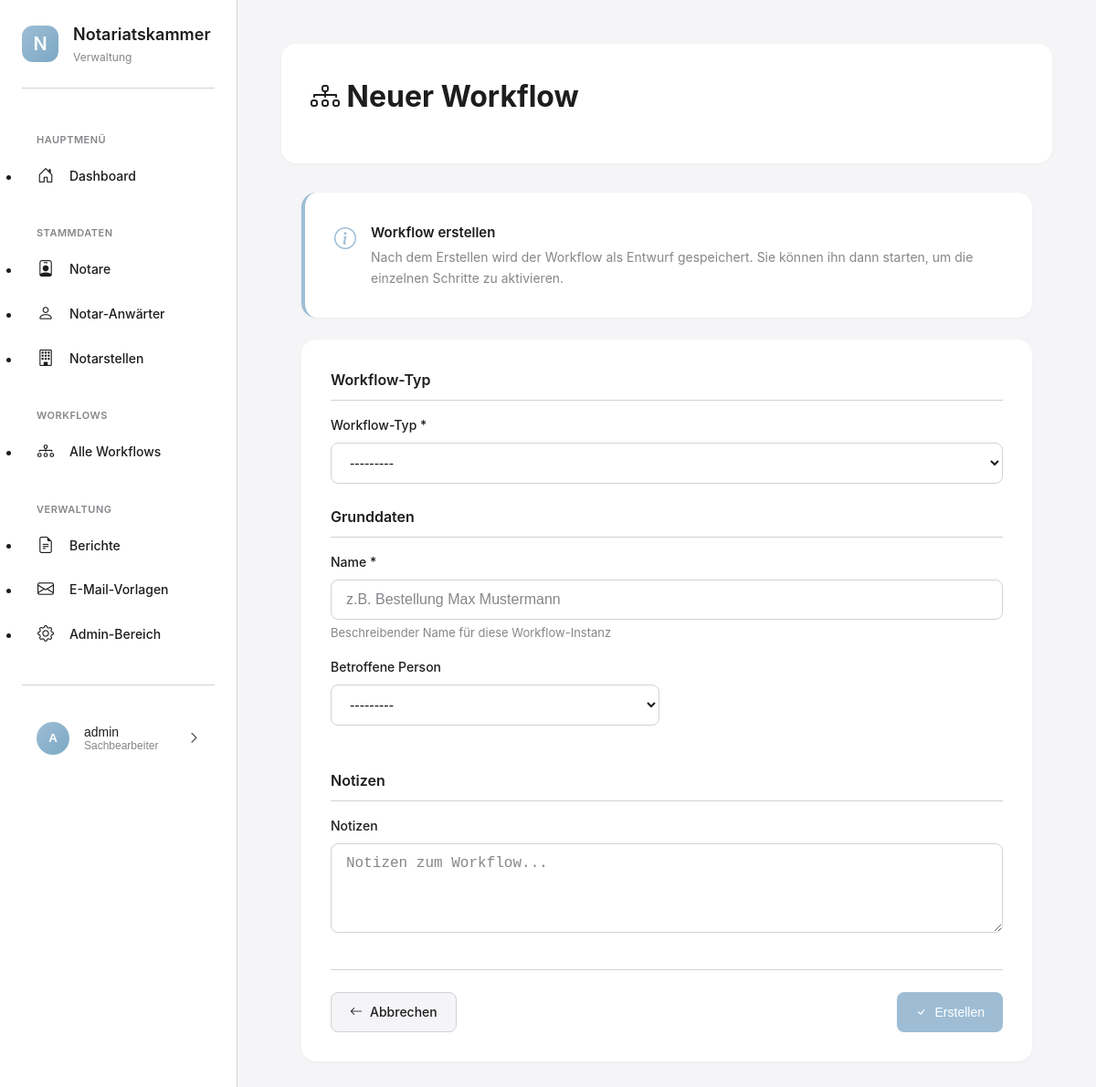
Page /workflows/neu/ (signed in) on the committed database.
### apps/benutzer/models.py (models this page shows, shortened)
class KammerBenutzer(AbstractUser):
    ROLLEN = [
        ('admin', 'Administrator'),
        ('sachbearbeiter', 'Sachbearbeiter'),
        ('leitung', 'Leitung'),
    ]
    rolle = models.CharField(
        max_length=20,
        choices=ROLLEN,
        default='sachbearbeiter',
        verbose_name='Rolle'
    )
    abteilung = models.CharField(
        max_length=100,
        blank=True,
        verbose_name='Abteilung',
        help_text='z.B. "Zulassungen", "Aufsicht", "Allgemein"'
    )
    telefon = models.CharField(
        max_length=50,
        blank=True,
        verbose_name='Telefon'
    )
    class Meta:
        verbose_name = 'Kammermitarbeiter'
        verbose_name_plural = 'Kammermitarbeiter'
        ordering = ['last_name', 'first_name']

### apps/workflows/views.py (the view)
# urls.py: path('workflows/neu/', views.workflow_erstellen_view, name='workflow_erstellen'),
@login_required
def workflow_erstellen_view(request):
    if request.method == 'POST':
        form = WorkflowInstanzForm(request.POST)
        if form.is_valid():
            workflow = form.save(commit=False)
            workflow.erstellt_von = request.user
            workflow.status = 'entwurf'
            workflow.save()
            messages.success(
                request,
                f'Workflow "{workflow.name}" wurde erfolgreich erstellt.'
            )
            return redirect('workflow_detail', workflow_id=workflow.id)
    else:
        form = WorkflowInstanzForm()
    context = {
        'form': form,
        'title': 'Neuer Workflow',
        'submit_text': 'Erstellen',
    }
    return render(request, 'workflows/workflow_form.html', context)

### apps/workflows/forms.py
class WorkflowInstanzForm(forms.ModelForm):
    class Meta:
        model = WorkflowInstanz
        fields = [
            'workflow_typ',
            'name',
            'betroffene_person',
            'notizen',
        ]
        widgets = {
            'workflow_typ': forms.Select(attrs={'class': 'form-control'}),
            'name': forms.TextInput(attrs={
                'class': 'form-control',
                'placeholder': 'z.B. Bestellung Max Mustermann'
            }),
            'betroffene_person': forms.Select(attrs={'class': 'form-control'}),
            'notizen': forms.Textarea(attrs={
                'class': 'form-control',
                'rows': 4,
                'placeholder': 'Notizen zum Workflow...'
            }),
        }
    def __init__(self, *args, **kwargs):
        super().__init__(*args, **kwargs)
        self.fields['workflow_typ'].queryset = WorkflowTyp.objects.filter(ist_aktiv=True)
        self.fields['betroffene_person'].queryset = NotarAnwaerter.objects.filter(ist_aktiv=True)
        self.fields['betroffene_person'].required = False

### apps/personen/models.py (called while the page is built)
    def get_voller_name(self):
        teile = [self.titel, self.vorname, self.nachname]
        return ' '.join(filter(None, teile))

    def __str__(self):
        return f"{self.get_voller_name()} (Anwärter {self.anwaerter_id})"

### apps/workflows/models.py (called while the page is built)
    def __str__(self):
        return self.name

### templates/workflows/workflow_form.html (shortened to what this page needs)
{% extends 'base_modern.html' %}
{% load static %}
{% block content %}
<div class="page-header">
    <div class="page-header-top">
        <div>
            <h1 class="page-title">
                <i class="bi bi-diagram-3"></i> {{ title }}
            </h1>
        </div>
    </div>
</div>
<div style="max-width: 800px; margin: 0 auto;">
    <div class="card" style="margin-bottom: var(--spacing-lg); border-left: 4px solid var(--secondary-blue);">
        <div class="card-body">
            <div style="display: flex; align-items: start; gap: var(--spacing-md);">
                <div style="color: var(--secondary-blue); font-size: 24px;">
                    <i class="bi bi-info-circle"></i>
                </div>
                <div>
                    <div style="font-weight: 600; font-size: 15px; margin-bottom: 4px;">Workflow erstellen</div>
                    <div style="font-size: 14px; color: var(--text-secondary); line-height: 1.6;">
                        Nach dem Erstellen wird der Workflow als Entwurf gespeichert. Sie können ihn dann starten,
                        um die einzelnen Schritte zu aktivieren.
                    </div>
                </div>
            </div>
        </div>
    </div>
    <div class="card">
        <div class="card-body">
            <form method="post">
                <h3 style="font-size: 16px; font-weight: 600; margin-bottom: var(--spacing-md); color: var(--text-primary); border-bottom: 1px solid var(--border-color); padding-bottom: var(--spacing-sm);">
                    Workflow-Typ
                </h3>
                <div class="form-group" style="margin-bottom: var(--spacing-lg);">
                    <label class="form-label">{{ form.workflow_typ.label }} *</label>
                    {{ form.workflow_typ }}
                </div>
                <h3 style="font-size: 16px; font-weight: 600; margin-bottom: var(--spacing-md); color: var(--text-primary); border-bottom: 1px solid var(--border-color); padding-bottom: var(--spacing-sm);">
                    Grunddaten
                </h3>
                <div class="form-group" style="margin-bottom: var(--spacing-md);">
                    <label class="form-label">{{ form.name.label }} *</label>
                    {{ form.name }}
                    {% if form.name.help_text %}
                    <small style="display: block; margin-top: 4px; font-size: 13px; color: var(--text-secondary);">
                        {{ form.name.help_text }}
                    </small>
                    {% endif %}
                </div>
                <div style="display: grid; grid-template-columns: 1fr 1fr; gap: var(--spacing-md); margin-bottom: var(--spacing-lg);">
                    <div class="form-group">
                        <label class="form-label">{{ form.betroffene_person.label }}</label>
                        {{ form.betroffene_person }}
                    </div>
                    <div class="form-group">
                    </div>
                </div>
                <h3 style="font-size: 16px; font-weight: 600; margin-bottom: var(--spacing-md); color: var(--text-primary); border-bottom: 1px solid var(--border-color); padding-bottom: var(--spacing-sm);">
                    Notizen
                </h3>
                <div class="form-group" style="margin-bottom: var(--spacing-lg);">
                    <label class="form-label">{{ form.notizen.label }}</label>
                    {{ form.notizen }}
                </div>
                <div style="display: flex; justify-content: space-between; gap: var(--spacing-md); margin-top: var(--spacing-xl); padding-top: var(--spacing-lg); border-top: 1px solid var(--border-color);">
                    <a href="{% url 'workflow_liste' %}" class="btn btn-secondary">
                        <i class="bi bi-arrow-left"></i> Abbrechen
                    </a>
                    <button type="submit" class="btn btn-primary">
                        <i class="bi bi-check"></i> {{ submit_text }}
                    </button>
                </div>
            </form>
        </div>
    </div>
</div>
{% endblock %}

### templates/base_modern.html (shortened to what this page needs)
{% load static %}
<!DOCTYPE html>
<html lang="de">
<head>
    <link rel="stylesheet" href="https://cdn.jsdelivr.net/npm/bootstrap-icons@1.11.3/font/bootstrap-icons.min.css">
    <link rel="stylesheet" href="{% static 'css/modern-style.css' %}">
</head>
<body>
    <aside class="sidebar">
        <div class="sidebar-logo">
            <div class="sidebar-logo-icon">
                N
            </div>
            <div class="sidebar-logo-text">
                <h1>Notariatskammer</h1>
                <p>Verwaltung</p>
            </div>
        </div>
        <nav class="sidebar-nav">
            <div class="sidebar-nav-section">
                <div class="sidebar-nav-section-title">Hauptmenü</div>
                <ul>
                    <li class="sidebar-nav-item">
                        <a href="{% url 'dashboard' %}" class="sidebar-nav-link {% if request.resolver_match.url_name == 'dashboard' %}active{% endif %}">
                            <i class="bi bi-house-door"></i>
                            <span>Dashboard</span>
                        </a>
                    </li>
                </ul>
            </div>
            <div class="sidebar-nav-section">
                <div class="sidebar-nav-section-title">Stammdaten</div>
                <ul>
                    <li class="sidebar-nav-item">
                        <a href="{% url 'notare_liste' %}" class="sidebar-nav-link {% if 'notare' in request.path %}active{% endif %}">
                            <i class="bi bi-person-badge"></i>
                            <span>Notare</span>
                        </a>
                    </li>
                    <li class="sidebar-nav-item">
                        <a href="{% url 'anwaerter_liste' %}" class="sidebar-nav-link {% if 'anwaerter' in request.path %}active{% endif %}">
                            <i class="bi bi-person"></i>
                            <span>Notar-Anwärter</span>
                        </a>
                    </li>
                    <li class="sidebar-nav-item">
                        <a href="{% url 'notarstellen_liste' %}" class="sidebar-nav-link {% if 'notarstellen' in request.path %}active{% endif %}">
                            <i class="bi bi-building"></i>
                            <span>Notarstellen</span>
                        </a>
                    </li>
                </ul>
            </div>
            <div class="sidebar-nav-section">
                <div class="sidebar-nav-section-title">Workflows</div>
                <ul>
                    <li class="sidebar-nav-item">
                        <a href="{% url 'workflow_liste' %}" class="sidebar-nav-link {% if 'workflows' in request.path and 'workflow_liste' in request.resolver_match.url_name %}active{% endif %}">
                            <i class="bi bi-diagram-3"></i>
                            <span>Alle Workflows</span>
                        </a>
                    </li>
                </ul>
            </div>
            <div class="sidebar-nav-section">
                <div class="sidebar-nav-section-title">Verwaltung</div>
                <ul>
                    <li class="sidebar-nav-item">
                        <a href="{% url 'berichte_uebersicht' %}" class="sidebar-nav-link {% if 'berichte' in request.path %}active{% endif %}">
                            <i class="bi bi-file-earmark-text"></i>
                            <span>Berichte</span>
                        </a>
                    </li>
                    <li class="sidebar-nav-item">
                        <a href="{% url 'vorlagen_liste' %}" class="sidebar-nav-link {% if 'emails' in request.path %}active{% endif %}">
                            <i class="bi bi-envelope"></i>
                            <span>E-Mail-Vorlagen</span>
                        </a>
                    </li>
                    <li class="sidebar-nav-item">
                        <a href="/admin/" class="sidebar-nav-link">
                            <i class="bi bi-gear"></i>
                            <span>Admin-Bereich</span>
                        </a>
                    </li>
                </ul>
            </div>
        </nav>
        <div class="user-menu">
            <button class="user-menu-button" onclick="toggleUserMenu()">
                <div class="user-avatar">
                    {{ user.first_name.0|default:user.username.0|upper }}
                </div>
                <div class="user-info">
                    <div class="user-name">{{ user.get_full_name|default:user.username }}</div>
                    <div class="user-role">{{ user.get_rolle_display|default:"Benutzer" }}</div>
                </div>
                <i class="bi bi-chevron-right"></i>
            </button>
        </div>
    </aside>
    <main class="main-content">
        {% block content %}{% endblock %}
    </main>
</body>
</html>

### rows in the picture
KammerBenutzer: first_name.0 "A", get_full_name "admin", rolle "Sachbearbeiter"

### other values in the picture
{{ title }} "Neuer Workflow"
{{ submit_text }} "Erstellen"
